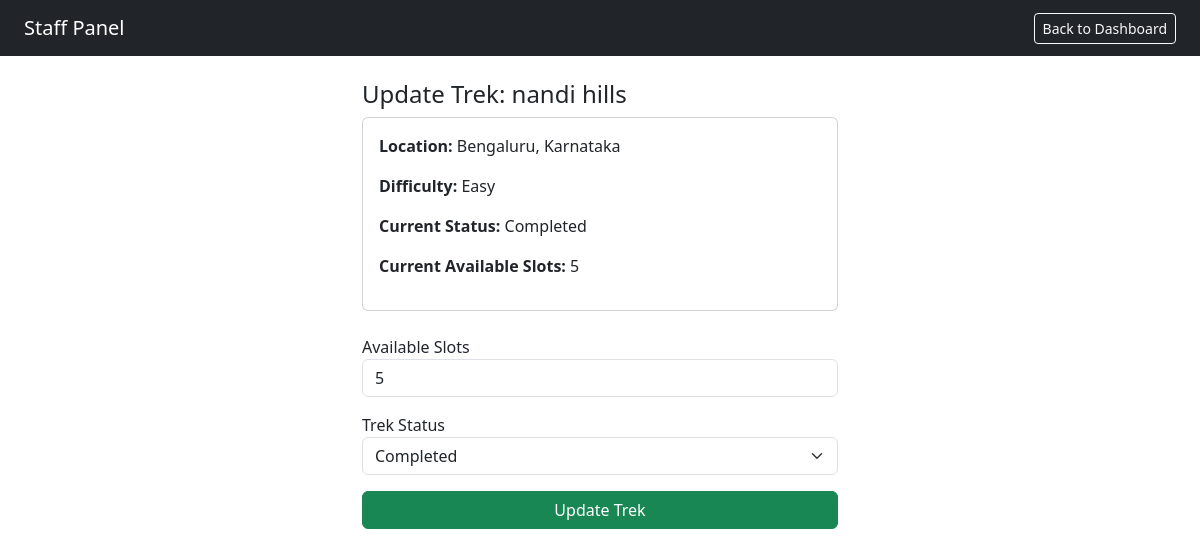
/staff/trek/1/update (signed in), run on the app's committed database.
### models.py (models this page shows)
class Trek(db.Model):
    id = db.Column(db.Integer, primary_key=True)
    name = db.Column(db.String(50), nullable=False)
    location = db.Column(db.String(100), nullable=False)
    difficulty = db.Column(db.String(50), nullable=False)
    duration = db.Column(db.String(50), nullable=False)
    total_slots = db.Column(db.Integer, nullable=False)
    available_slots = db.Column(db.Integer, nullable=False)
    assigned_staffid = db.Column(db.Integer, db.ForeignKey('user.id'), nullable=True)
    start_date = db.Column(db.Date, nullable=False)
    end_date = db.Column(db.Date, nullable=False)
    status = db.Column(db.String(50), nullable=False)
    price = db.Column(db.Float, nullable=False)
    bookings = db.relationship('Booking', backref='trek', lazy=True)

### routes.py (the view, shortened to what this page needs)
@app.route('/staff/trek/<int:trek_id>/update', methods=['GET', 'POST'])
@login_required
def staff_update_trek(trek_id):
    if current_user.role !='staff':
        flash('Access Denied')
        return redirect(url_for('login'))
    trek= Trek.query.get_or_404(trek_id)
    if trek.assigned_staffid != current_user.id:
        flash('You are not assigned to this trek')
        return redirect(url_for('staff_dashboard'))
    return render_template('staff_update_trek.html', trek=trek)

### routes.py (called while the page is built)
@login_manager.user_loader
def load_user(user_id):
    return User.query.get(int(user_id))

### templates/staff_update_trek.html (shortened to what this page needs)
<!DOCTYPE html>
<html>
<head>
    <link rel="stylesheet" href="https://cdn.jsdelivr.net/npm/bootstrap@5.3.0/dist/css/bootstrap.min.css">
</head>
<body>
<nav class="navbar navbar-dark bg-dark px-4">
    <span class="navbar-brand">Staff Panel</span>
    <a href="/staff/dashboard" class="btn btn-outline-light btn-sm">Back to Dashboard</a>
</nav>
<div class="container mt-4" style="max-width: 500px">
    <h4>Update Trek: {{ trek.name }}</h4>
    <div class="card mb-4">
        <div class="card-body">
            <p><strong>Location:</strong> {{ trek.location }}</p>
            <p><strong>Difficulty:</strong> {{ trek.difficulty }}</p>
            <p><strong>Current Status:</strong> {{ trek.status }}</p>
            <p><strong>Current Available Slots:</strong> {{ trek.available_slots }}</p>
        </div>
    </div>
    <form method="POST">
        <div class="mb-3">
            <label>Available Slots</label>
            <input type="number" name="available_slots" class="form-control"
                value="{{ trek.available_slots }}" min="0" max="{{ trek.total_slots }}">
        </div>
        <div class="mb-3">
            <label>Trek Status</label>
            <select name="status" class="form-select">
                <option value="Completed" {% if trek.status == 'Completed' %}selected{% endif %}>Completed</option>
            </select>
        </div>
        <button type="submit" class="btn btn-success w-100">Update Trek</button>
    </form>
</div>
</body>
</html>

### data on the page
Trek: name "nandi hills", location "Bengaluru, Karnataka", difficulty "Easy", status "Completed", available_slots "5"
